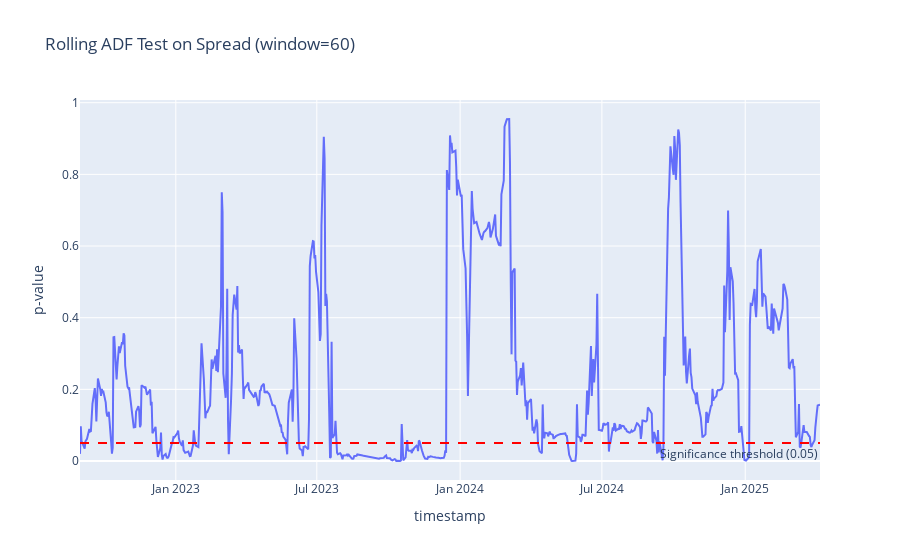

Notebook source saved alongside this figure:
### Code cell
fig = go.Figure()
rolling_window = 60
fig.add_trace(go.Scatter(x=rolling_adf_df["timestamp"], y=rolling_adf_df["p_value"], mode="lines", name="Rolling ADF p-value"))
fig.add_hline(y=0.05, line_dash="dash", line_color="red", annotation_text="Significance threshold (0.05)", annotation_position="bottom right")
fig.update_layout(title=f"Rolling ADF Test on Spread (window={rolling_window})", xaxis_title="timestamp", yaxis_title="p-value")
fig.show()

### Figure 1 — Plotly figure (JSON) as saved in the notebook; plotly's stock layout.template omitted (floating-point values rounded to 4 significant figures; data arrays with more than 128 entries replaced by an {"elided": "..."} marker saying what was removed)
{"data": [{"mode": "lines", "name": "Rolling ADF p-value", "type": "scatter", "x": {"elided": "652 str values"}, "y": {"elided": "652 float values"}}], "layout": {"annotations": [{"showarrow": false, "text": "Significance threshold (0.05)", "x": 1, "xanchor": "right", "xref": "x domain", "y": 0.05, "yanchor": "top", "yref": "y"}], "shapes": [{"line": {"color": "red", "dash": "dash"}, "type": "line", "x0": 0, "x1": 1, "xref": "x domain", "y0": 0.05, "y1": 0.05, "yref": "y"}], "title": {"text": "Rolling ADF Test on Spread (window=60)"}, "xaxis": {"title": {"text": "timestamp"}}, "yaxis": {"title": {"text": "p-value"}}}}
